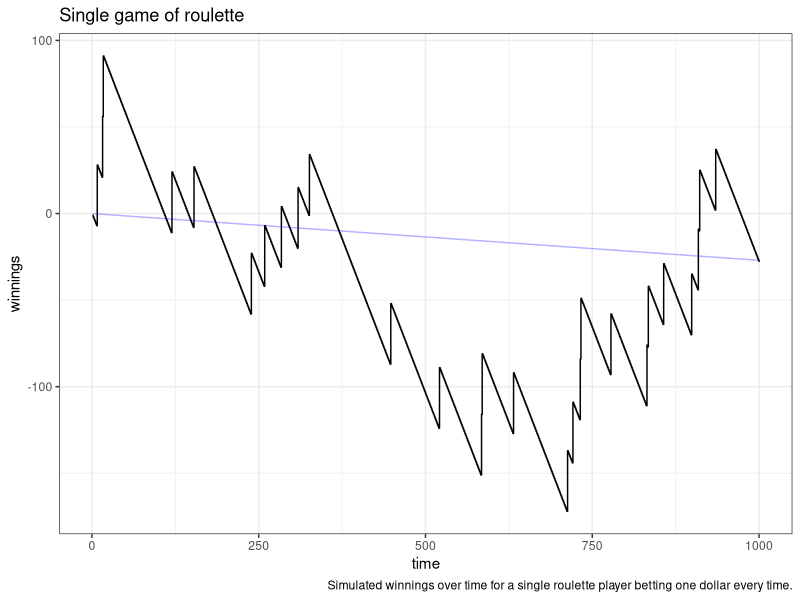
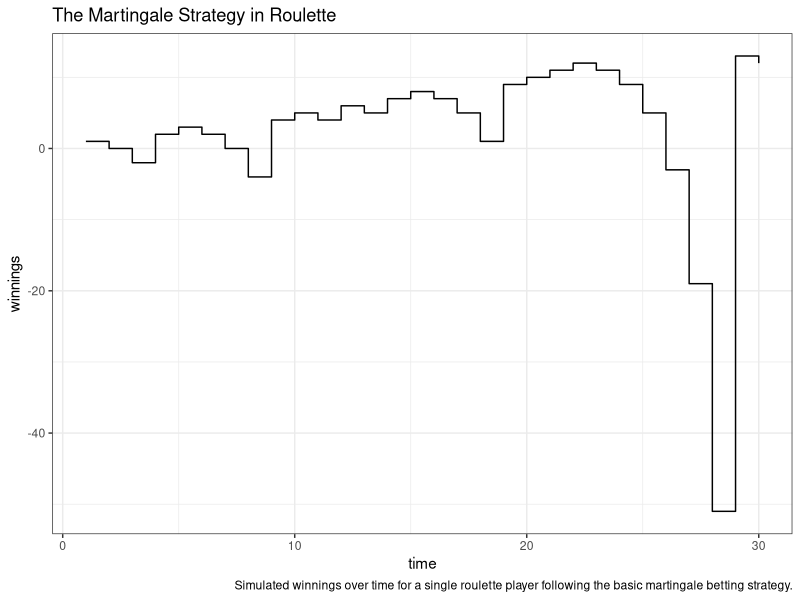
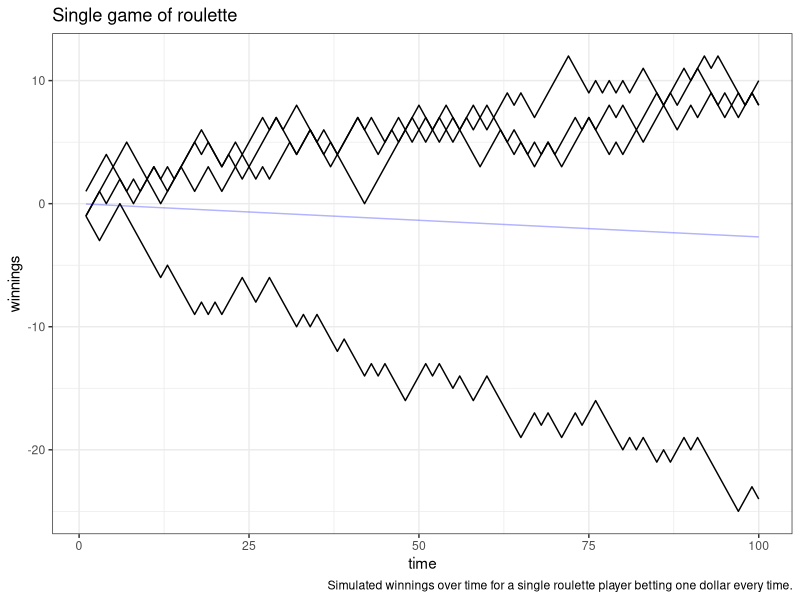

These charts were generated, in order, by the following R code:
## ---- chunk 1
even = function(x)
{
    win = (x %% 2 == 0) & (x != 0)
    ifelse(win, 1, -1)
}


high = function(x)
{
    win = (18 < x) & (x != 0)
    ifelse(win, 1, -1)
}


column1 = function(x)
{
    ifelse(x %% 3 == 1, 2, -1)
}


straightup = function(x, d = 3)
{
    ifelse(x == d, 35, -1)
}


# Construct a simple betting strategy
simple_strategy = function(bet = even)
{
    function(x) cumsum(bet(x))
}


#' Simulate plays from a betting strategy
#'
#' @param strategy
#' @param nplayers number of players to use this strategy
#' @param ntimes number of times each player should play
play = function(strategy = simple_strategy()
    , nplayers = 100L
    , ntimes = 1000L
    , ballvalues = 0:36
){
    out = replicate(nplayers
            , strategy(sample(ballvalues, size = ntimes, replace = TRUE))
            , simplify = FALSE
    )
    data.frame(winnings = do.call(c, out)
            , player = rep(seq(nplayers), each = ntimes)
            , time = rep(seq(ntimes), times = nplayers)
    )
}

## ---- chunk 2
library(ggplot2)
theme_set(theme_bw())  # Feel free to set different themes

set.seed(1234) # Starts the random number generator at a particular place, so the graph will look the same for everyone.

ntimes = 1000
expected = data.frame(time = seq(ntimes))
expected$winnings = -0.027 * expected$time 

d20 = play(simple_strategy(straightup), nplayers = 1, ntimes = ntimes)

g = ggplot(data = d20, mapping = aes(x = time, y = winnings)) +
    geom_step() +
    labs(title = "Single game of roulette", caption = "Simulated winnings over time for a single roulette player betting one dollar every time.")

g = g + geom_line(data = expected, alpha = 0.3, color = "blue")

print(g)

## ---- chunk 3
# TODO create visualization(s)
## ---- chunk 4
doublebet = function(x, initialbet = 1, strategy = even)
{
    winnings = rep(NA, length(x))
    betsize = initialbet
    current_winnings = 0
    for(i in seq_along(x)){
        if(strategy(x[i]) == 1){
            current_winnings = current_winnings + betsize
            betsize = initialbet
        } else {
            current_winnings = current_winnings - betsize
            betsize = 2 * betsize
        }
        winnings[i] = current_winnings
    }
    winnings
}
## ---- chunk 5
dm = play(doublebet, nplayers = 1, ntimes = 30)

g = ggplot(data = dm, mapping = aes(x = time, y = winnings)) +
    geom_step() +
    labs(title = "The Martingale Strategy in Roulette", caption = "Simulated winnings over time for a single roulette player following the basic martingale betting strategy.")
print(g)
## ---- chunk 6
# TODO create visualization(s)
## ---- chunk 7
set.seed(1234) # Starts the random number generator at a particular place, so the graph will look the same for everyone.

ntimes = 100
expected = data.frame(time = seq(ntimes))
expected$winnings = -0.027 * expected$time 

d = play(simple_strategy(even), nplayers = 4, ntimes = ntimes)

g = ggplot(data = d, mapping = aes(x = time, y = winnings)) +
    geom_line(aes(group = player)) +
    labs(title = "Single game of roulette", caption = "Simulated winnings over time for a single roulette player betting one dollar every time.")

g = g + geom_line(data = expected, alpha = 0.3, color = "blue")

print(g)
